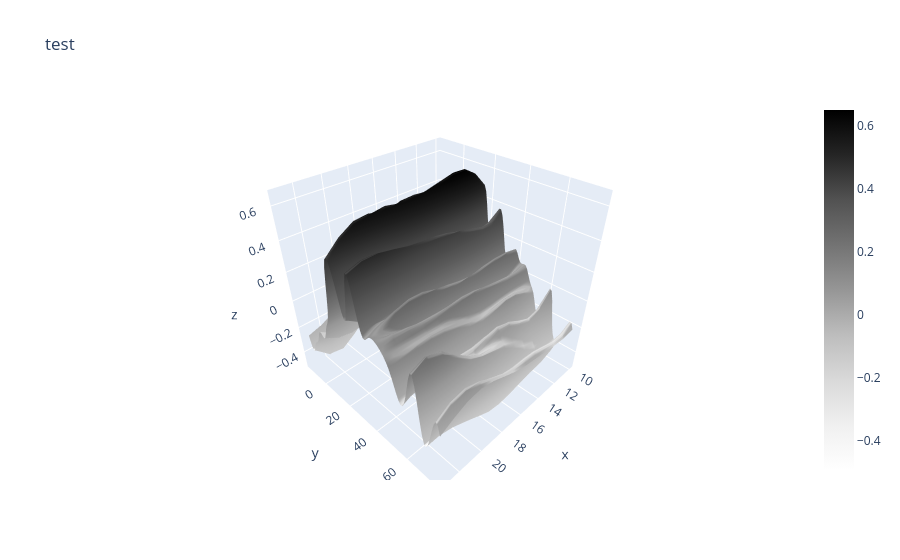

The code cell stored with this chart in its notebook:
### Code cell
# Graphing the filtered flattened surface with plotly
print('plotting i =', i)
fig = go.Figure(data=go.Surface(x=xseggrid[i],y=yseggrid[i],z=sollast_FT_filtered_IFT_real, colorscale="greys"))
fig.update_layout(scene = dict(
            xaxis_title='x',
            yaxis_title='y',
            zaxis_title='z'),
            title='test')

### Figure 1 — Plotly figure (JSON) as saved in the notebook; plotly's stock layout.template omitted (floating-point values rounded to 4 significant figures; data arrays with more than 128 entries replaced by an {"elided": "..."} marker saying what was removed)
{"data": [{"colorscale": [[0, "rgb(255,255,255)"], [0.125, "rgb(240,240,240)"], [0.25, "rgb(217,217,217)"], [0.375, "rgb(189,189,189)"], [0.5, "rgb(150,150,150)"], [0.625, "rgb(115,115,115)"], [0.75, "rgb(82,82,82)"], [0.875, "rgb(37,37,37)"], [1, "rgb(0,0,0)"]], "type": "surface", "x": {"elided": "83x13 float values"}, "y": {"elided": "83x13 float values"}, "z": {"elided": "83x13 float values"}}], "layout": {"scene": {"xaxis": {"title": {"text": "x"}}, "yaxis": {"title": {"text": "y"}}, "zaxis": {"title": {"text": "z"}}}, "title": {"text": "test"}}}
